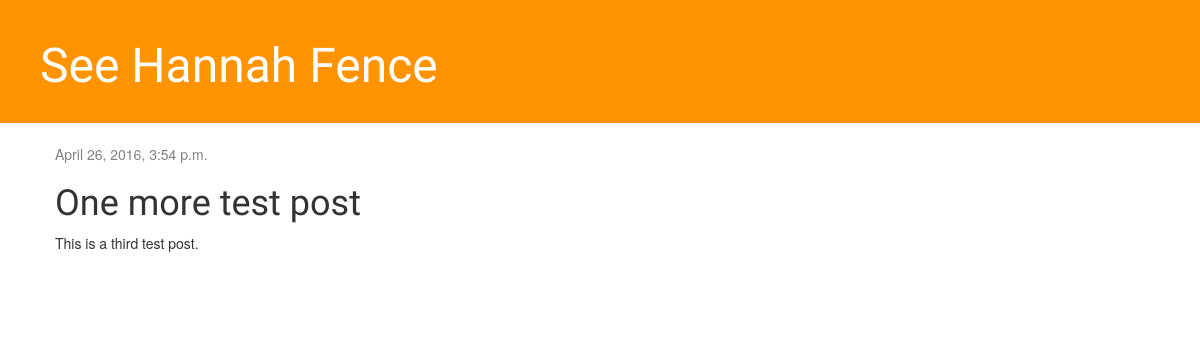
/post/3/, run on an earlier commit of the app's database.
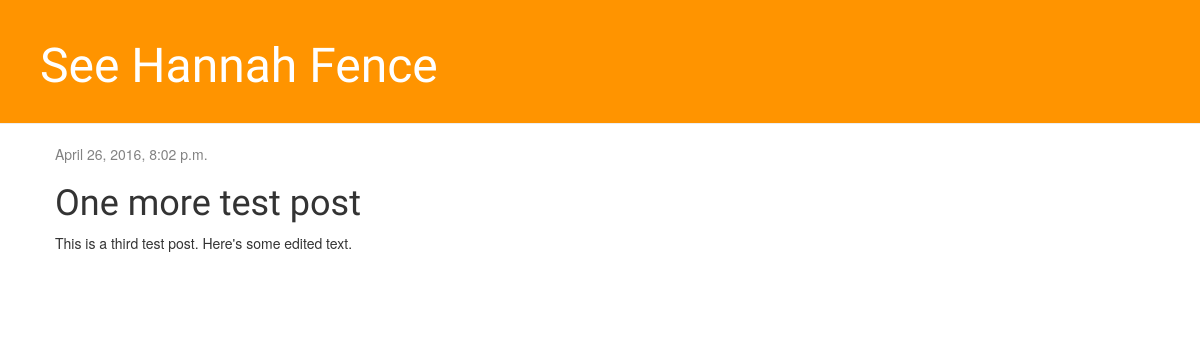
And on a later commit of the database.
### blog/models.py (models this page shows, shortened)
class Post(models.Model):
    author = models.ForeignKey('auth.User')
    title = models.CharField(max_length=200)
    text = models.TextField()
    created_date = models.DateTimeField(default=timezone.now)
    published_date = models.DateTimeField(blank=True, null=True)

### blog/views.py (the view)
# urls.py: url(r'^post/(?P<pk>\d+)/$', views.post_detail, name='post_detail'),
def post_detail(request, pk):
    post = get_object_or_404(Post, pk=pk)
    return render(request, 'blog/post_detail.html', {'post': post})

### templates/blog/post_detail.html (shortened to what this page needs)
{% extends 'blog/base.html' %}
{% block content %}
    <div class="post">
        {% if post.published_date %}
            <div class="date">
                {{ post.published_date }}
            </div>
        {% endif %}
        <h1>{{ post.title }}</h1>
        <p>{{ post.text|linebreaks }}</p>
    </div>
{% endblock %}

What changed in the data, as far as the page shows it:
changed Post "One more test post": published_date "April 26, 2016, 3:54 p.m." → "April 26, 2016, 8:02 p.m."; text "This is a third test post." → "This is a third test post. Here's some edited text."
